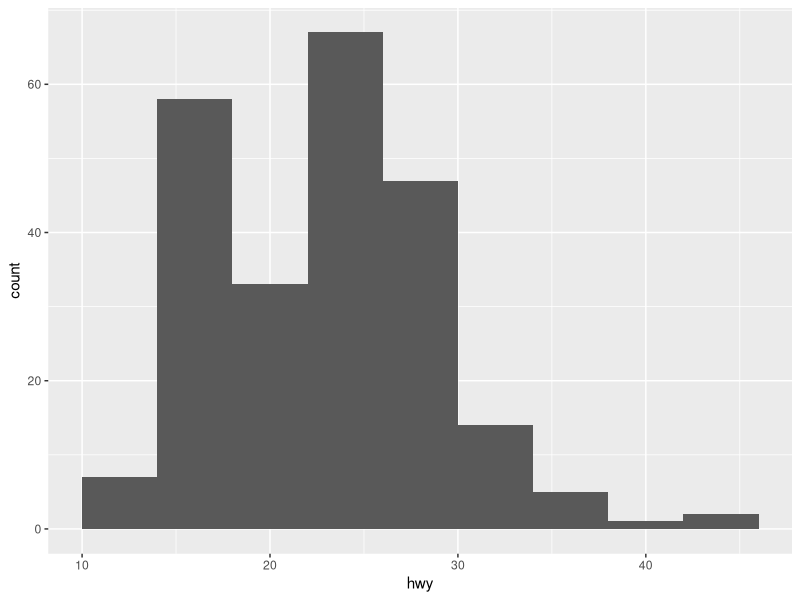
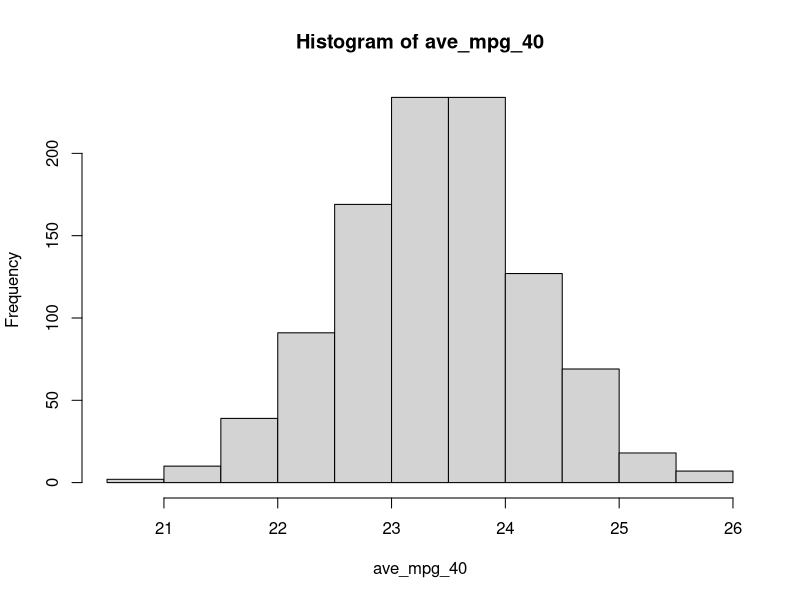

The R script that drew these images, in order:
## ---- chunk 1
library(tidyverse)
options(scipen=999)

## ---- chunk 2
ggplot(mpg, 
       aes(x = hwy)) +
  geom_histogram(binwidth = 4)
## ---- chunk 3
mean(mpg$hwy)
n <-length(mpg$hwy)
sqrt(var(mpg$hwy)*(n-1)/n)
## ---- chunk 4
set.seed(2024)
ave_mpg_40 <- numeric(1000)
for (i in 1:1000)
{
  ave_mpg_40[i] <- mean(sample(mpg$hwy, size = 40, replace = FALSE))
}

## ---- chunk 5
hist(ave_mpg_40)
## ---- chunk 6
mean(ave_mpg_40)
## ---- chunk 7
samp <- sample(mpg$hwy, size = 40, replace = FALSE)
## ---- chunk 8
t.test(samp, conf.level = .90)
## ---- chunk 9
##yes
